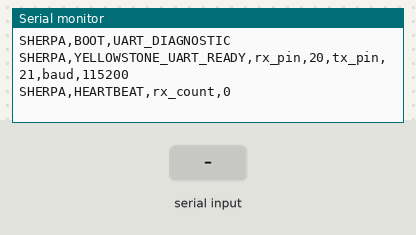
Simulated run of this sketch. Board: ESP32. Shown: the last lines printed to the serial monitor. The inputs (shaded band) are chosen by the test bench.

Above: at 2.2 s.
2.3 s: "1\n" received over the second serial link
At 2.7 s:
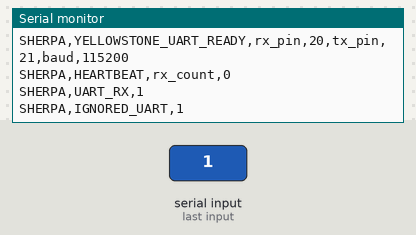
3.8 s: "0\n" received over the second serial link
At 5.0 s:
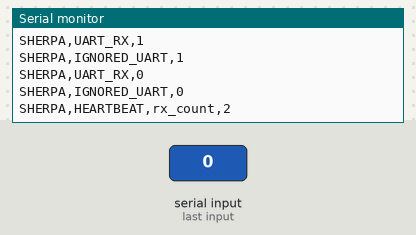
5.3 s: "2\n" received over the second serial link
At 6.7 s:
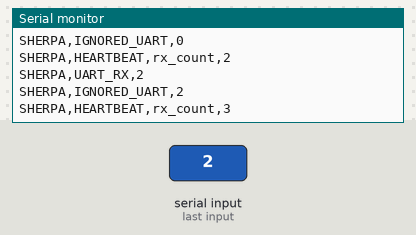
Timing chart, 0 to 8.3 s (numbered marks = the images above; inputs shaded):
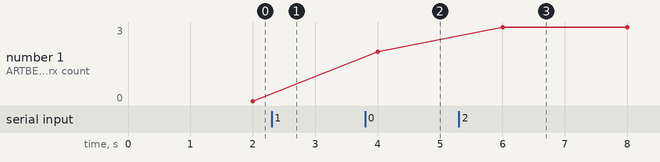

Measured:
- after the input at 2.3 s, the serial monitor: prints a new line at once (image 1)
- after the input at 3.8 s, the serial monitor: prints a new line at once (image 2)
- after the input at 5.3 s, the serial monitor: prints a new line at once (image 3)
- plotted number 1: 0 → 2 after the input at 3.8 s, 2 → 3 after the input at 5.3 s

The sketch:

SHERPA_UART_Diagnostic.ino
```cpp
#include <HardwareSerial.h>

#define YELLOWSTONE_BAUD 115200
#define YELLOWSTONE_RX_PIN 20
#define YELLOWSTONE_TX_PIN 21

HardwareSerial YellowstoneSerial(1);

char uartLine[96];
uint8_t uartLineLen = 0;
uint32_t rxCount = 0;
uint32_t lastHeartbeatMs = 0;

void sendAck(uint32_t sequence) {
  YellowstoneSerial.print("SHERPA,UART_ACK,");
  YellowstoneSerial.println(sequence);

  Serial.print("SHERPA,UART_TX,SHERPA,UART_ACK,");
  Serial.println(sequence);
}

bool parseAirborneTestLine(const char *line, uint32_t &sequence) {
  const char prefix[] = "AIRBORNE,UART_TEST,";
  if (strncmp(line, prefix, sizeof(prefix) - 1) != 0) return false;

  char *end = nullptr;
  unsigned long parsed = strtoul(line + sizeof(prefix) - 1, &end, 10);
  if (end == line + sizeof(prefix) - 1 || *end != '\0') return false;
  sequence = static_cast<uint32_t>(parsed);
  return sequence != 0;
}

void processUartLine(const char *line) {
  rxCount++;
  Serial.print("SHERPA,UART_RX,");
  Serial.println(line);

  uint32_t sequence = 0;
  if (parseAirborneTestLine(line, sequence)) {
    sendAck(sequence);
  } else {
    Serial.print("SHERPA,IGNORED_UART,");
    Serial.println(line);
  }
}

void readYellowstoneUart() {
  while (YellowstoneSerial.available()) {
    char ch = static_cast<char>(YellowstoneSerial.read());
    if (ch == '\r') continue;
    if (ch == '\n') {
      uartLine[uartLineLen] = '\0';
      if (uartLineLen > 0) processUartLine(uartLine);
      uartLineLen = 0;
      continue;
    }

    if (uartLineLen < sizeof(uartLine) - 1) {
      uartLine[uartLineLen++] = ch;
    } else {
      uartLineLen = 0;
      Serial.println("SHERPA,ERROR,UART_LINE_TOO_LONG");
    }
  }
}

void printHeartbeat() {
  uint32_t now = millis();
  if (now - lastHeartbeatMs < 2000) return;
  lastHeartbeatMs = now;

  Serial.print("SHERPA,HEARTBEAT,rx_count,");
  Serial.println(rxCount);
}

void setup() {
  Serial.begin(115200);
  delay(1000);
  YellowstoneSerial.begin(YELLOWSTONE_BAUD, SERIAL_8N1, YELLOWSTONE_RX_PIN, YELLOWSTONE_TX_PIN);

  Serial.println("SHERPA,BOOT,UART_DIAGNOSTIC");
  Serial.println("SHERPA,YELLOWSTONE_UART_READY,rx_pin,20,tx_pin,21,baud,115200");
}

void loop() {
  readYellowstoneUart();
  printHeartbeat();
}
```
